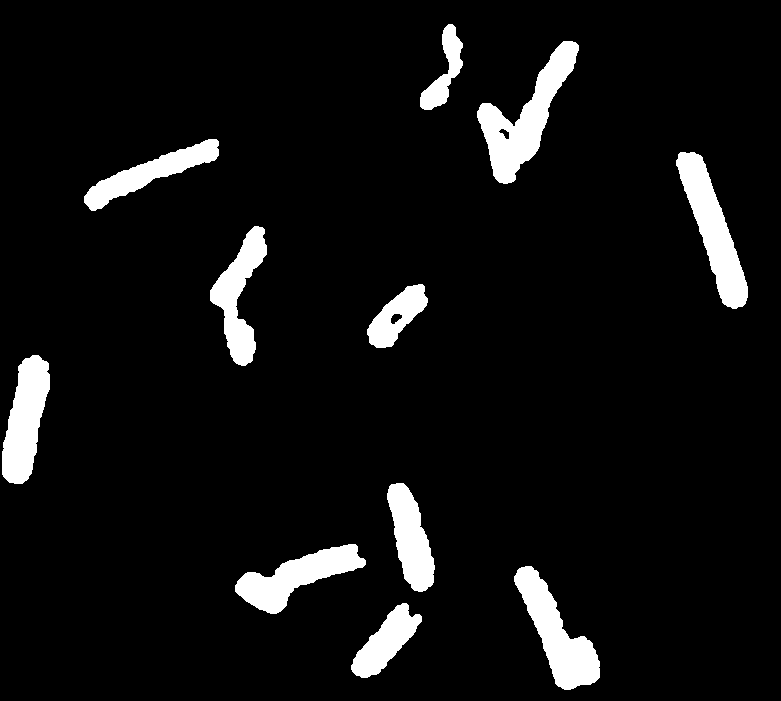
#> input picture au/au5/bacteria.png, 781 x 701 px
$ python a2.py
#> lines starting #> are read from the running program, lines starting #| are printed output that depends on the picture; after the words box and inside, x2 and y2 are one past the last pixel; in counts of white or black regions, pixels touching at a corner belong together
# Erosion
import numpy as np
import cv2
from matplotlib import pyplot as plt

# Load test image
img = cv2.imread('bacteria.png');
#> img is the input picture: shape (701, 781, 3); 6.7% white; 11 white regions, largest, box (x1, y1, x2, y2) and area: (477, 41, 579, 184) 5078, (676, 152, 748, 309) 4453, (514, 566, 600, 690) 4363

# Perform dilation with small disk
se1 = cv2.getStructuringElement(cv2.MORPH_ELLIPSE,(3,3))
BW1 = cv2.erode(img,se1,iterations = 1)
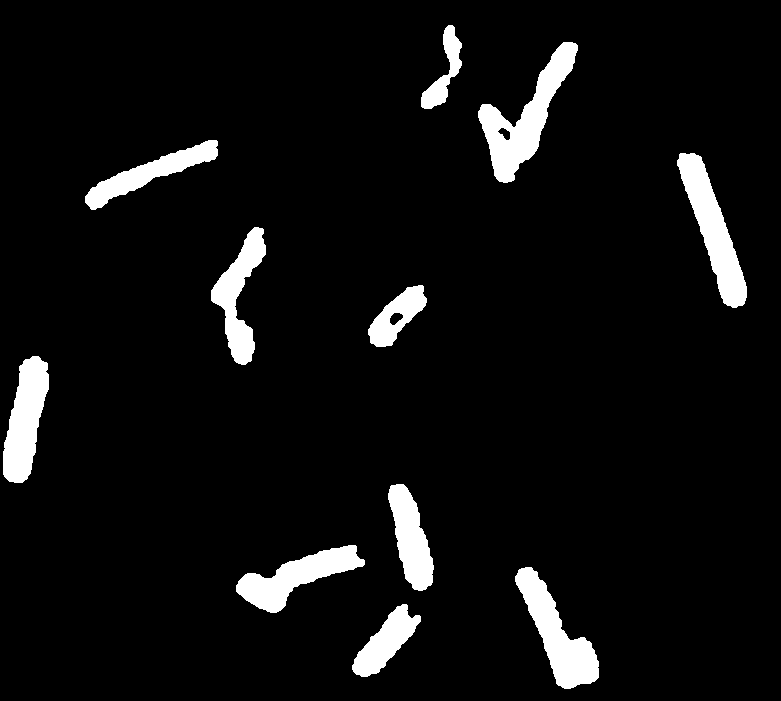
#> BW1: shape (701, 781, 3); 6.2% white; 11 white regions, largest, box (x1, y1, x2, y2) and area: (478, 42, 578, 183) 4674, (677, 153, 747, 308) 4112, (515, 567, 599, 689) 4057

# Perform dilation with larger disk
se2 = cv2.getStructuringElement(cv2.MORPH_ELLIPSE,(20,20))
BW2 = cv2.erode(img,se2,iterations = 1)
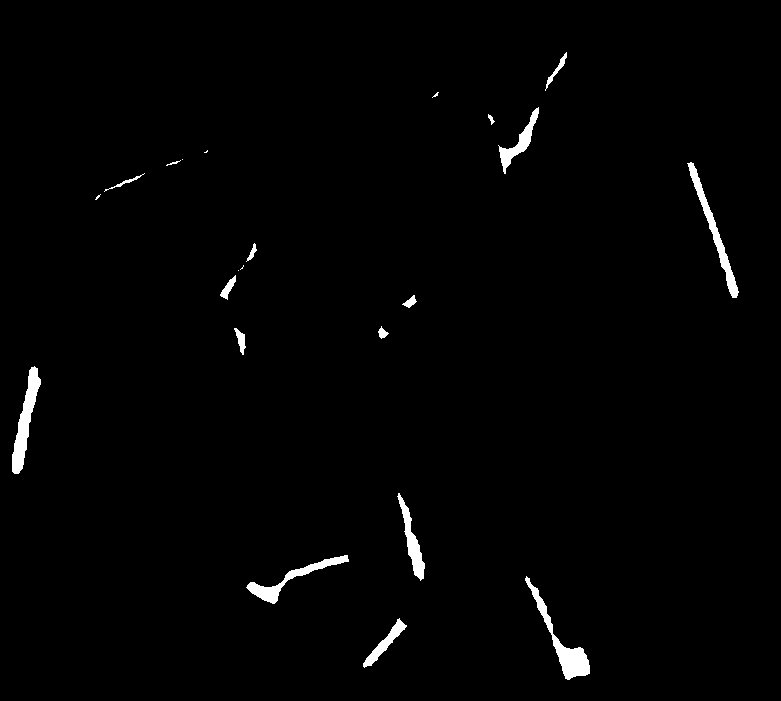
#> BW2: shape (701, 781, 3); 1.3% white; 22 white regions (6 under 20 px), largest, box (x1, y1, x2, y2) and area: (525, 576, 590, 680) 1276, (12, 366, 41, 474) 1197, (687, 162, 739, 298) 1047

# Show images
plt.subplot(131)
plt.imshow(img)
plt.title('Original Image')


plt.subplot(132)
plt.imshow(BW1)
plt.title('Erosion by Small Disk')

plt.subplot(133)
plt.imshow(BW2)
plt.title('Eorsion by Larger Disk')

plt.show()
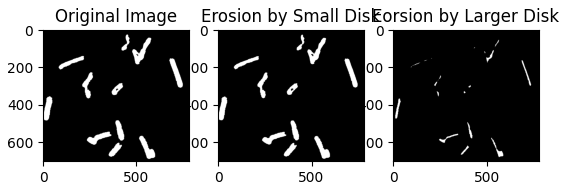
#> figure drawn by matplotlib, 3 panels

# Save images
cv2.imwrite('Erosion_disk_3-1.png', BW1)
cv2.imwrite('Erosion_disk_7-1.png', BW2)

$ run again, with au/au5/cliparts.png copied over au/au5/bacteria.png
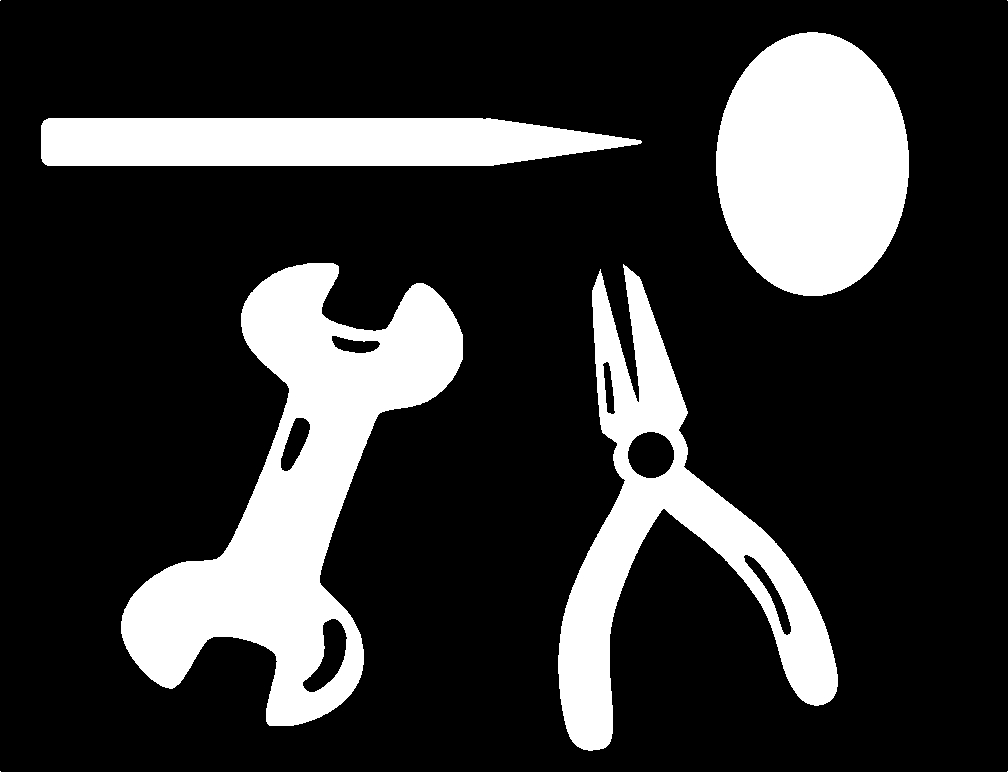
#> input picture au/au5/cliparts.png, 1008 x 772 px
#> img is the input picture: shape (772, 1008, 3); 20.6% white; 8 white regions (4 under 20 px), largest, box (x1, y1, x2, y2) and area: (121, 263, 463, 726) 58945, (716, 32, 909, 296) 39998, (558, 264, 838, 751) 36254, (41, 118, 642, 166) 25407
#> BW1: shape (772, 1008, 3); 19.9% white; 4 white regions, box (x1, y1, x2, y2) and area: (122, 264, 462, 725) 57106, (717, 33, 908, 295) 39346, (559, 266, 837, 750) 34133, (42, 119, 641, 165) 24169
#> `BW2 = cv2.erode(img,se2,iterations = 1)`:
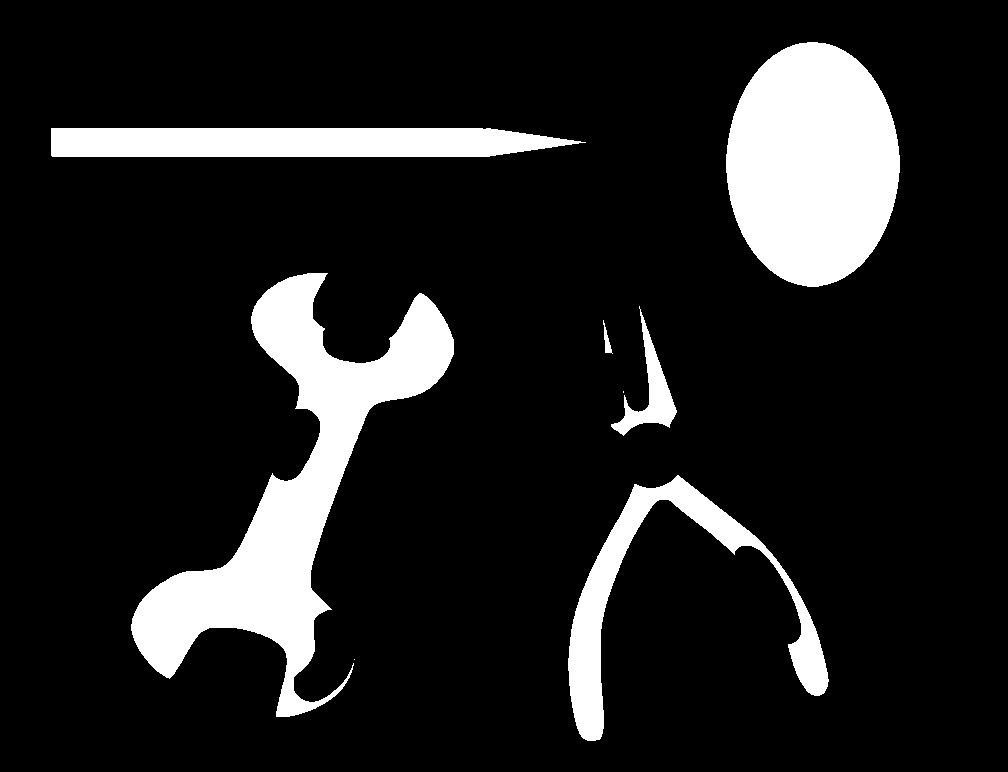
#> BW2: shape (772, 1008, 3); 13% white; 8 white regions (2 under 20 px), largest, box (x1, y1, x2, y2) and area: (131, 273, 454, 717) 39152, (726, 42, 900, 287) 33075, (51, 128, 586, 157) 14089, (568, 475, 829, 741) 12597, (611, 306, 677, 436) 2267, (603, 320, 613, 354) 128
#> `plt.show()`:
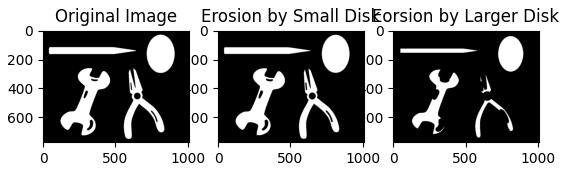
#> figure drawn by matplotlib, 3 panels
